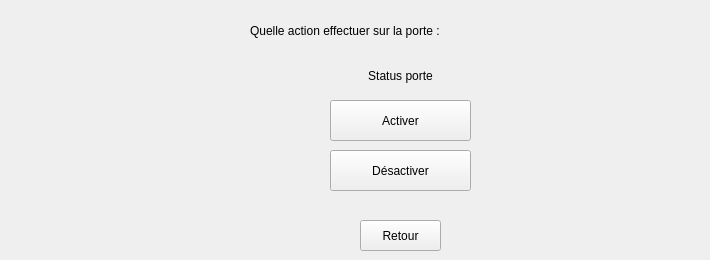
   <widget class="QWidget" name="page_7">
    <widget class="QLabel" name="L_ActDesDoor">
     <property name="geometry">
      <rect>
       <x>250</x>
       <y>20</y>
       <width>331</width>
       <height>21</height>
      </rect>
     </property>
     <property name="text">
      <string>Quelle action effectuer sur la porte :</string>
     </property>
    </widget>
    <widget class="QLabel" name="L_ActDesDoorStatuts">
     <property name="geometry">
      <rect>
       <x>100</x>
       <y>60</y>
       <width>601</width>
       <height>31</height>
      </rect>
     </property>
     <property name="text">
      <string>Status porte</string>
     </property>
     <property name="alignment">
      <set>Qt::AlignCenter</set>
     </property>
    </widget>
    <widget class="QPushButton" name="B_ActivateDoor">
     <property name="geometry">
      <rect>
       <x>330</x>
       <y>100</y>
       <width>141</width>
       <height>41</height>
      </rect>
     </property>
     <property name="text">
      <string>Activer</string>
     </property>
    </widget>
    <widget class="QPushButton" name="B_DesactivateDoor">
     <property name="geometry">
      <rect>
       <x>330</x>
       <y>150</y>
       <width>141</width>
       <height>41</height>
      </rect>
     </property>
     <property name="text">
      <string>Désactiver</string>
     </property>
    </widget>
    <widget class="QPushButton" name="B_Return_ActDes">
     <property name="geometry">
      <rect>
       <x>360</x>
       <y>220</y>
       <width>81</width>
       <height>31</height>
      </rect>
     </property>
     <property name="text">
      <string>Retour</string>
     </property>
    </widget>
   </widget>
